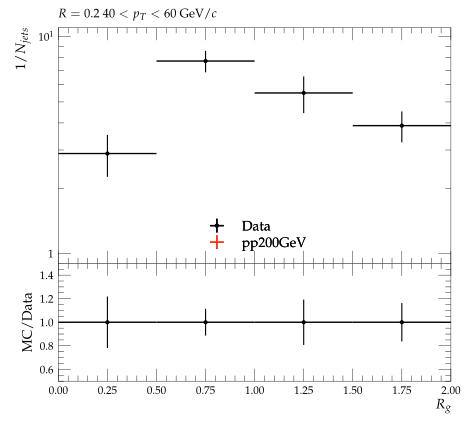

Reproduce this figure in Python.
#! /usr/bin/env python3

# This Python script was auto-generated using YODA v2.1.0.
# Analysis object: /STAR_2020_I1783875/d34-x01-y01
# Timestamp: 07-10-2025 (18:42:22)

import matplotlib as mpl
import matplotlib.pyplot as plt
mpl.use('Agg') # comment out for interactive use
import os
import numpy as np
from numpy import nan, inf

plotDir = os.path.split(os.path.realpath(__file__))[0]
if 'YODA_USER_PLOT_PATH' in globals():
    plot_outdir = globals()['YODA_USER_PLOT_PATH']
else:
    plot_outdir = plotDir

#plot style
plt.style.use(os.path.join(plotDir, '../default.mplstyle'))
# plot metadata
figW, figH = plt.rcParams['figure.figsize']
ax_xLabel = r'$R_{g}$'
ax_yLabel = r'$1/N_{jets}$'
ax_title  = r'$R=0.2 ~ 40 < p_{T} < 60$ GeV/$c$'
ax_xScale = 'linear'
ax_yScale = 'log'
xLims = (0.0, 2.0)
yLims = (0.9, 11.0)

# TeX-friendly labels for the legend
labels = {
    'legend' : ([ r"Data", r"pp200GeV" ], r""),
}

# Adjust canvas width and height
canvasW = 10.0
canvasH = 9.0
figW *= canvasW/10.
figH *= canvasH/9.

# Create figure and axis objects
fig, (ax, ratio0_ax) = plt.subplots(2, 1, sharex=True,
                  figsize=(figW,figH), gridspec_kw={'height_ratios': (6.0, 3.0)})

# Set figure margins
plt.subplots_adjust(
    left   = 1.0 * plt.rcParams['figure.subplot.left'],
    right  = 1.0 * plt.rcParams['figure.subplot.right'],
    top    = 1.0 * plt.rcParams['figure.subplot.top'],
    bottom = 1.0 * plt.rcParams['figure.subplot.bottom'])

ratio0_ax.yaxis.set_major_locator(mpl.ticker.MultipleLocator(0.2))
ratio0_ax.set_ylim(0.5, 1.4999)
ratio0_ax.set_ylabel('MC/Data')

# the numerical data is stored in a separate file
dataf = dict()
prefix = os.path.split(__file__)[0]
if prefix:    prefix = prefix + '/'
exec(open(prefix+'d34-x01-y01__data.py').read(), dataf)


legend_handles = dict() # keep track of handles for the legend

# style options for curves
# starts at zorder>=5 to draw curve on top of legend
styles = {
  'Data': {
    'color' : 'black',
    'linestyle' : '-',
    'linewidth' : 1,
    'marker' : 'o',
    'markersize' : 2,
    'capsize' : 0.0,
    'zorder' : 5,
    'histstyle' : 0,
    'drawstyle' : 'steps-pre',
    'xerrorbars' : 1,
    'yerrorbars' : 1,
    'fillcolor' : None,
    'fillopacity' : 1.0,
    'ratio0_linestyle' : '-',
    'ratio0_linewidth' : 1,
    'ratio0_marker' : 'o',
    'ratio0_markersize' : 2,
    'ratio0_capsize' : 0.0,
    'ratio0_zorder' : 5,
    'ratio0_histstyle' : 0,
    'ratio0_drawstyle' : 'steps-pre',
    'ratio0_xerrorbars' : 1,
    'ratio0_yerrorbars' : 1,
  },
  'pp200GeV.yoda': {
    'color' : '#EE3311',
    'linestyle' : '-',
    'linewidth' : 1,
    'marker' : 'none',
    'markersize' : 2,
    'capsize' : 0.0,
    'zorder' : 6,
    'histstyle' : 1,
    'drawstyle' : 'steps-pre',
    'xerrorbars' : 1,
    'yerrorbars' : 1,
    'fillcolor' : None,
    'fillopacity' : 1.0,
    'ratio0_linestyle' : '-',
    'ratio0_linewidth' : 1,
    'ratio0_marker' : 'none',
    'ratio0_markersize' : 2,
    'ratio0_capsize' : 0.0,
    'ratio0_zorder' : 6,
    'ratio0_histstyle' : 1,
    'ratio0_drawstyle' : 'steps-pre',
    'ratio0_xerrorbars' : 1,
    'ratio0_yerrorbars' : 1,
  },
}

# curve from input yoda files in main panel
for label, yvals in dataf['yvals'].items():
    if all(np.isnan(v) for v in dataf['yvals'][label]):
        continue
    tmp = None
    if styles[label]['histstyle']: # draw as histogram
        xpos = dataf['xedges'][label] if styles[label]['drawstyle'] else dataf['xpoints'][label]
        ypos = np.insert(yvals, 0, yvals[0]) if styles[label]['drawstyle'] else yvals
        if styles[label]['fillcolor']: # fill area below curve
            ax.fill_between(xpos, ypos, step='pre',
                            color=styles[label]['fillcolor'],
                            alpha=styles[label]['fillopacity'])
        tmp, = ax.plot(xpos, ypos,
                       color=styles[label]['color'],
                       linestyle=styles[label]['linestyle'],
                       linewidth=styles[label]['linewidth'],
                       drawstyle=styles[label]['drawstyle'], solid_joinstyle='miter',
                       zorder=styles[label]['zorder'], label=label)
    tmp = ax.errorbar(dataf['xpoints'][label], yvals,
                      xerr=np.array(dataf['xerrs'][label])*styles[label]['xerrorbars'],
                      yerr=np.array(dataf['yerrs'][label])*styles[label]['yerrorbars'],
                      fmt=styles[label]['marker'], capsize=styles[label]['capsize'],
                      markersize=styles[label]['markersize'],
                      ecolor=styles[label]['color'],
                      color=styles[label]['color'], zorder=styles[label]['zorder'])
    tmp[-1][0].set_linestyle(styles[label]['linestyle'])
    tmp[-1][0].set_linewidth(styles[label]['linewidth'])
    if label in dataf['add_legend_handle']:  legend_handles[label] = tmp
    for varLabel in dataf['variation_yvals'].keys():
        if varLabel.startswith(label):
            tmp, = ax.plot(dataf['xedges'][label], dataf['variation_yvals'][varLabel],
                           color=styles[label]['color'],
                           linestyle=styles[label]['linestyle'],
                           linewidth=styles[label]['linewidth'],
                           drawstyle='steps-pre', solid_joinstyle='miter',
                           zorder=styles[label]['zorder'], alpha=0.5)


# plots on ratio panel
# curve from input yoda files in ratio panel
for label, yvals in dataf['ratio0_yvals'].items():
    if all(np.isnan(v) for v in yvals):
        continue
    if styles[label]['ratio0_histstyle']: # plot as histogram
        xpos = dataf['xedges']['Data'] if styles[label]['ratio0_drawstyle'] else dataf['xpoints']['Data']
        ypos = np.insert(yvals, 0, yvals[0]) if styles[label]['ratio0_drawstyle'] else yvals
        ratio0_ax.plot(xpos, ypos,
                       color=styles[label]['color'],
                       linewidth=styles[label]['linewidth'],
                       linestyle=styles[label]['ratio0_linestyle'],
                       drawstyle=styles[label]['ratio0_drawstyle'], zorder=styles[label]['zorder'],
                       solid_joinstyle='miter')
    tmp = ratio0_ax.errorbar(dataf['xpoints']['Data'], yvals,
                             xerr=np.array(dataf['ref_xerrs'])*styles[label]['ratio0_xerrorbars'],
                             yerr=np.array(dataf['ratio0_yerrs'][label])*styles[label]['ratio0_yerrorbars'],
                             fmt=styles[label]['ratio0_marker'], capsize=styles[label]['ratio0_capsize'],
                             markersize=styles[label]['ratio0_markersize'],
                             ecolor=styles[label]['color'],
                             color=styles[label]['color'])
    tmp[-1][0].set_linestyle(styles[label]['ratio0_linestyle'])
    tmp[-1][0].set_linewidth(styles[label]['ratio0_linewidth'])

    for varlabel in dataf['ratio0_variation_vals'].keys():
        if varlabel.startswith(label):
            ratio0_ax.plot(dataf['xedges']['Data'],
                            dataf['ratio0_variation_vals'][varlabel],
                            color=styles[label]['color'],
                            linestyle=styles[label]['linestyle'],
                            linewidth=styles[label]['linewidth'],
                            drawstyle='steps-pre', solid_joinstyle='miter',
                            zorder=1, alpha=0.5)

legend_items = list(legend_handles.values())
ax.add_artist(ax.legend(legend_items,
                        labels['legend'][0],
                        title=labels['legend'][1],
                        alignment='left',
                        loc='lower center',
                        bbox_to_anchor=(0.5, 0.0)))

# set plot metadata as defined above
ratio0_ax.set_xlabel(ax_xLabel)
ratio0_ax.xaxis.set_label_coords(1., -0.15)
ax.set_ylabel(ax_yLabel, ha='right', va='top')
ax.yaxis.set_label_coords(-0.11, 1.0)
ax.set_title(ax_title, loc='left')
ax.set_xscale(ax_xScale)
ax.set_yscale(ax_yScale)
ax.set_xlim(xLims)
ax.set_ylim(yLims)

# tick formatting
plt.rcParams['xtick.top'] = True
plt.rcParams['ytick.right'] = True
ax.yaxis.set_major_locator(mpl.ticker.LogLocator(base=10.0, numticks=np.inf))
ax.yaxis.set_minor_locator(mpl.ticker.LogLocator(
                           base=10.0, subs=np.arange(0.1, 1, 0.1), numticks=np.inf))
fig.align_ylabels((ax, ratio0_ax))
plt.savefig(os.path.join(plot_outdir, 'd34-x01-y01.pdf'), format='PDF')
plt.savefig(os.path.join(plot_outdir, 'd34-x01-y01.png'), format='PNG')

plt.close(fig)
